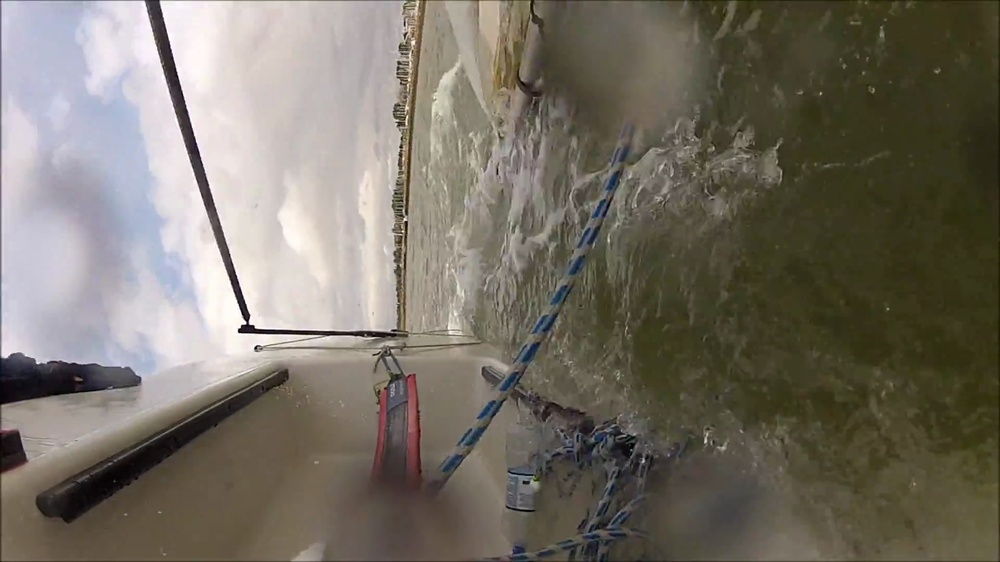
#> input picture dataset/img_laser dinghy go pro capsize/frame159.jpg, 1000 x 562 px, shrunk from 1920 x 1080 before the run
$ python canny.py
#> lines starting #> are read from the running program, lines starting #| are printed output that depends on the picture
import numpy as np
import cv2
#from matplotlib import pyplot as plt
img = cv2.imread('dataset/img_laser dinghy go pro capsize/frame159.jpg',0) #% count
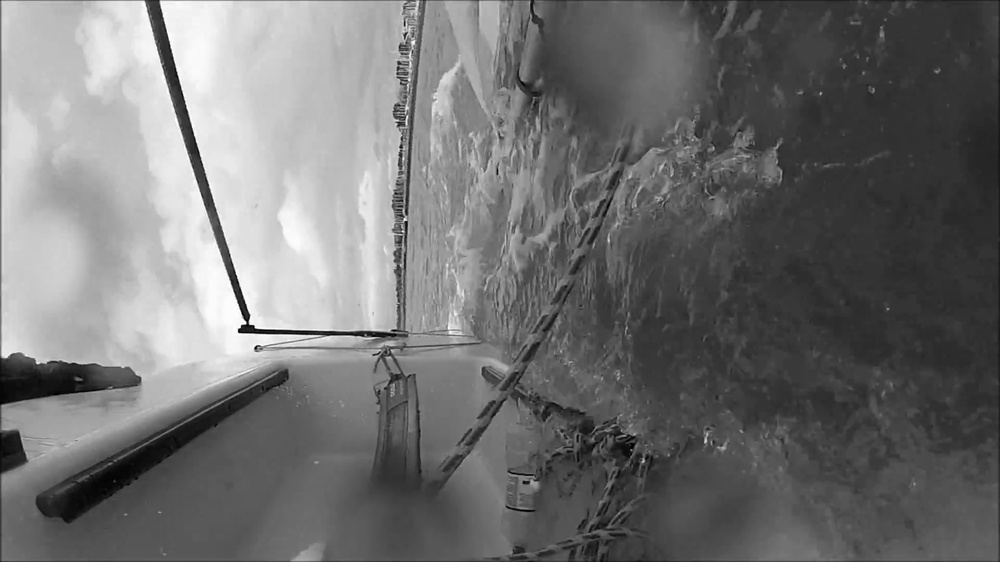
#> img: shape (562, 1000); min 0, max 255, mean 112.9
edges = cv2.Canny(img,100,200)
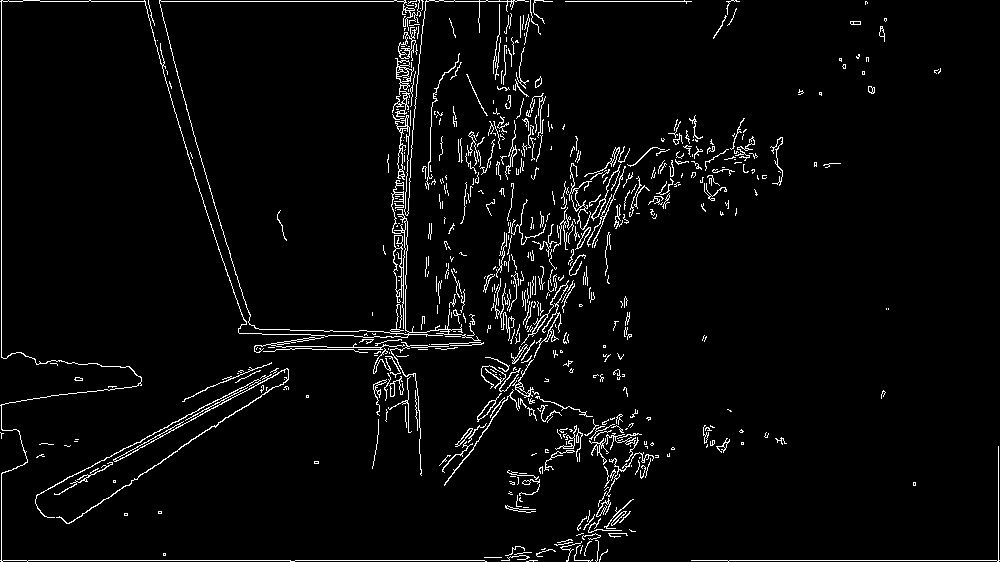
#> edges: shape (562, 1000); 3.8% white in thin lines or dots
cv2.imshow('edges', edges)
# [8 lines of commented-out code are left out]
cdst = cv2.cvtColor(edges, cv2.COLOR_GRAY2BGR)
#> cdst: shape (562, 1000, 3); 3.8% white in thin lines or dots
cdstP = np.copy(cdst) #in the sample code for the P (approximation) method


# Probabilistic Line Transform
linesP = cv2.HoughLinesP(edges, 1, np.pi / 180, 50, None, 100, 10)
#> linesP = 28 rows, first 6: [0, 560, 484, 560], [40, 1, 552, 1], [1, 357, 1, 0], [169, 431, 287, 368], [36, 495, 225, 395], [403, 145, 403, 4]
print(linesP)
#> (printed output is left out)
#houghlinespimg = linesP
# Draw the lines
if linesP is not None:
    for i in range(0, len(linesP)):
        l = linesP[i][0]
        cv2.line(cdstP, (l[0], l[1]), (l[2], l[3]), (0,0,255), 3, cv2.LINE_AA)
#> this loop made 28 passes
#> l on passes 1 to 12: [0, 560, 484, 560], [40, 1, 552, 1], [1, 357, 1, 0], [169, 431, 287, 368], [36, 495, 225, 395], [403, 145, 403, 4], [404, 156, 406, 32], [71, 483, 240, 390], [69, 523, 242, 407], [393, 406, 404, 247], [409, 182, 423, 19], [88, 468, 277, 368]
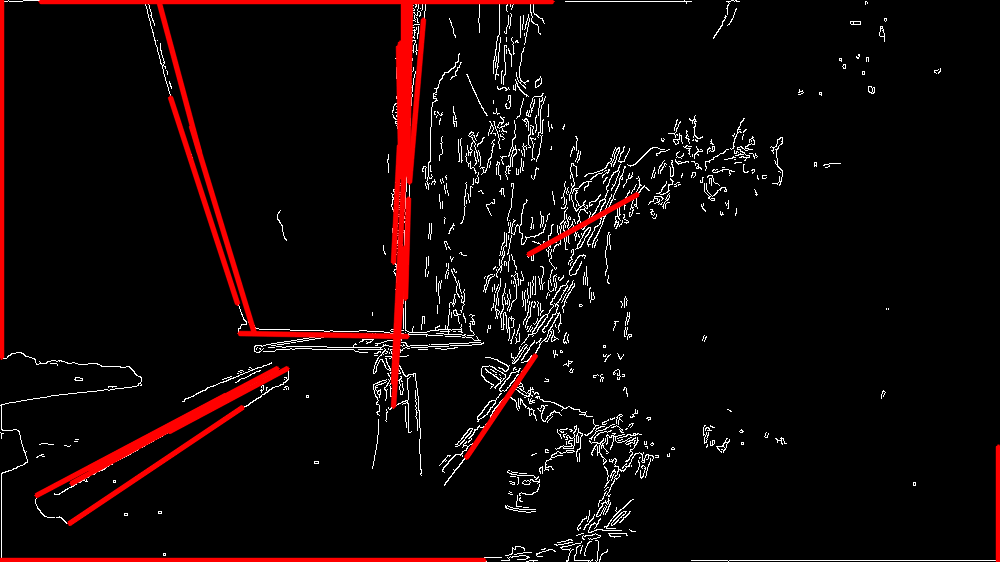
#> cdstP: shape (562, 1000, 3); mean B, G, R 7.1, 7.1, 16.7
#convert to uint8
print(cdstP)
#> (printed output is left out)
#houghlinespimg=np.uint8(cdstP)
cv2.imshow("houghP",cdstP)

cv2.waitKey(0)
cv2.destroyWindow('edges')
cv2.destroyWindow('houghP')

$ run again, with dataset/img_29er Sailing medemblik #2 /frame159.jpg copied over dataset/img_laser dinghy go pro capsize/frame159.jpg
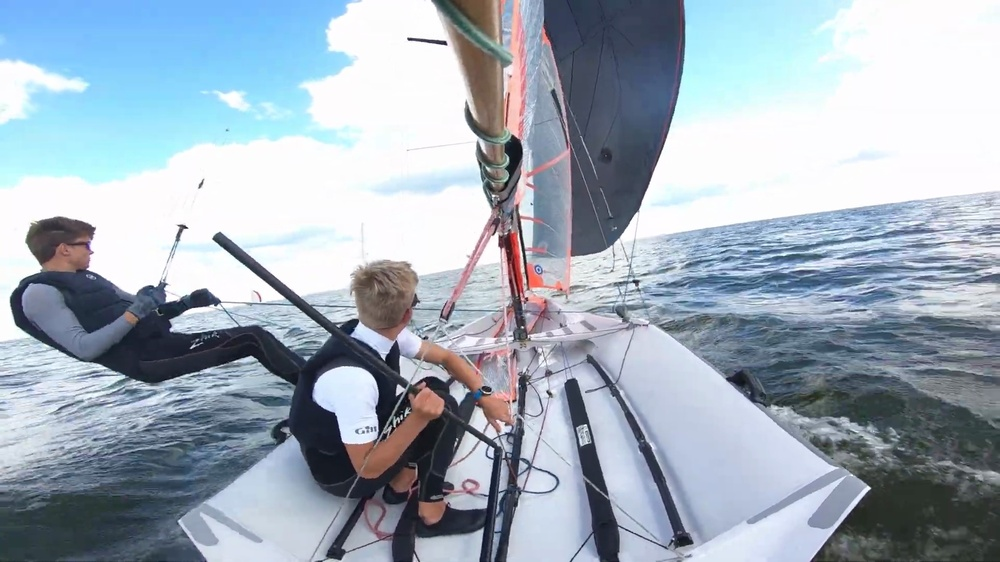
#> input picture dataset/img_29er Sailing medemblik #2 /frame159.jpg, 1000 x 562 px, shrunk from 1920 x 1080 before the run
#> `edges = cv2.Canny(img,100,200)`:
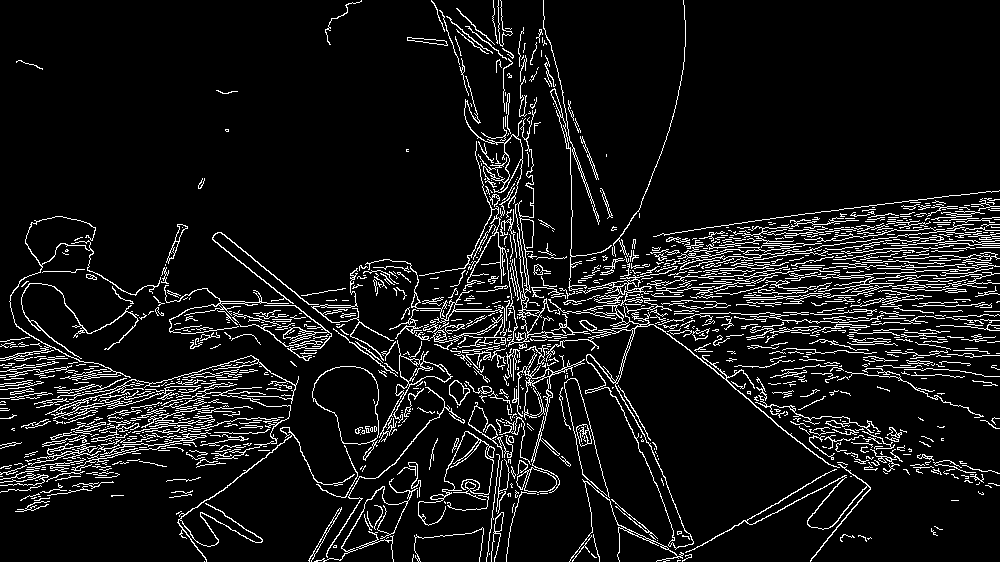
#> edges: shape (562, 1000); 8.5% white in thin lines or dots
#> cdst: shape (562, 1000, 3); 8.5% white in thin lines or dots
#> linesP = 41 rows, first 6: [1, 473, 180, 422], [102, 394, 242, 372], [60, 406, 210, 380], [460, 352, 576, 332], [862, 237, 990, 206], [871, 239, 991, 226]
#> (printed output is left out)
#> the loop `for i in range(0, len(linesP)):` made 41 passes
#> after the loop `for i in range(0, len(linesP)):`:
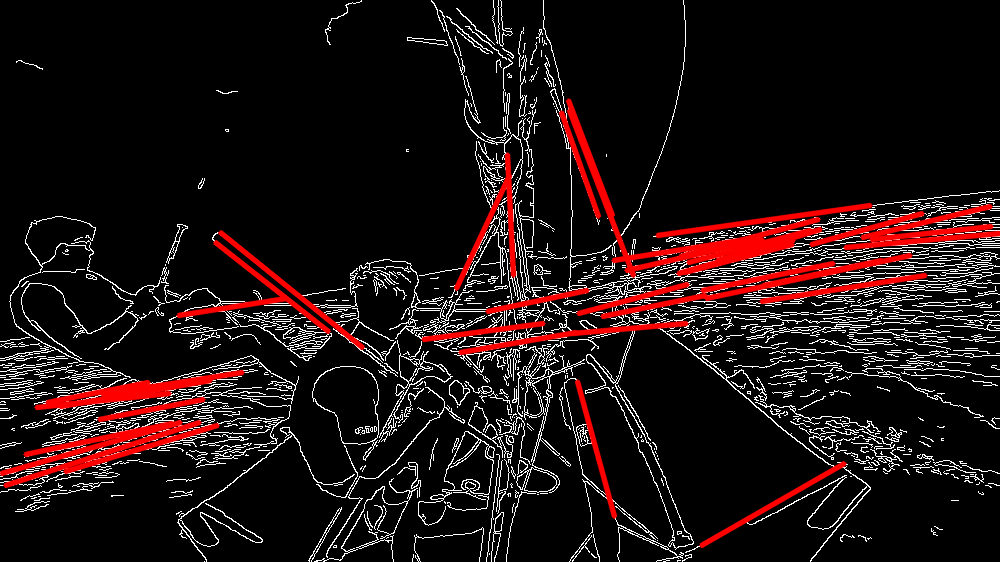
#> cdstP: shape (562, 1000, 3); mean B, G, R 18, 18, 30.7
#> (printed output is left out)
